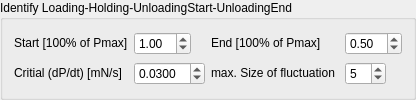
               <widget class="QGroupBox" name="groupBox_15">
                <property name="sizePolicy">
                 <sizepolicy hsizetype="Maximum" vsizetype="Maximum">
                  <horstretch>0</horstretch>
                  <verstretch>0</verstretch>
                 </sizepolicy>
                </property>
                <property name="title">
                 <string>Identify Loading-Holding-UnloadingStart-UnloadingEnd</string>
                </property>
                <layout class="QGridLayout" name="gridLayout_30">
                 <item row="0" column="5">
                  <widget class="QLabel" name="label_76">
                   <property name="sizePolicy">
                    <sizepolicy hsizetype="Maximum" vsizetype="Maximum">
                     <horstretch>0</horstretch>
                     <verstretch>0</verstretch>
                    </sizepolicy>
                   </property>
                   <property name="text">
                    <string>End [100% of Pmax]</string>
                   </property>
                  </widget>
                 </item>
                 <item row="0" column="1">
                  <widget class="QLabel" name="label_77">
                   <property name="sizePolicy">
                    <sizepolicy hsizetype="Maximum" vsizetype="Maximum">
                     <horstretch>0</horstretch>
                     <verstretch>0</verstretch>
                    </sizepolicy>
                   </property>
                   <property name="minimumSize">
                    <size>
                     <width>110</width>
                     <height>0</height>
                    </size>
                   </property>
                   <property name="text">
                    <string>Start [100% of Pmax]</string>
                   </property>
                  </widget>
                 </item>
                 <item row="0" column="6">
                  <widget class="QDoubleSpinBox" name="doubleSpinBox_End_Pmax_tabTipRadius">
                   <property name="sizePolicy">
                    <sizepolicy hsizetype="Maximum" vsizetype="Maximum">
                     <horstretch>0</horstretch>
                     <verstretch>0</verstretch>
                    </sizepolicy>
                   </property>
                   <property name="value">
                    <double>0.500000000000000</double>
                   </property>
                  </widget>
                 </item>
                 <item row="1" column="5">
                  <widget class="QLabel" name="label_78">
                   <property name="sizePolicy">
                    <sizepolicy hsizetype="Maximum" vsizetype="Maximum">
                     <horstretch>0</horstretch>
                     <verstretch>0</verstretch>
                    </sizepolicy>
                   </property>
                   <property name="minimumSize">
                    <size>
                     <width>128</width>
                     <height>0</height>
                    </size>
                   </property>
                   <property name="text">
                    <string>max. Size of fluctuation</string>
                   </property>
                  </widget>
                 </item>
                 <item row="1" column="4">
                  <widget class="QDoubleSpinBox" name="doubleSpinBox_relForceRateNoise_tabTipRadius">
                   <property name="sizePolicy">
                    <sizepolicy hsizetype="Maximum" vsizetype="Maximum">
                     <horstretch>0</horstretch>
                     <verstretch>0</verstretch>
                    </sizepolicy>
                   </property>
                   <property name="decimals">
                    <number>4</number>
                   </property>
                   <property name="value">
                    <double>0.030000000000000</double>
                   </property>
                  </widget>
                 </item>
                 <item row="0" column="4">
                  <widget class="QDoubleSpinBox" name="doubleSpinBox_Start_Pmax_tabTipRadius">
                   <property name="sizePolicy">
                    <sizepolicy hsizetype="Maximum" vsizetype="Maximum">
                     <horstretch>0</horstretch>
                     <verstretch>0</verstretch>
                    </sizepolicy>
                   </property>
                   <property name="value">
                    <double>1.000000000000000</double>
                   </property>
                  </widget>
                 </item>
                 <item row="1" column="1">
                  <widget class="QLabel" name="label_79">
                   <property name="sizePolicy">
                    <sizepolicy hsizetype="Maximum" vsizetype="Maximum">
                     <horstretch>0</horstretch>
                     <verstretch>0</verstretch>
                    </sizepolicy>
                   </property>
                   <property name="text">
                    <string>Critial (dP/dt) [mN/s] </string>
                   </property>
                  </widget>
                 </item>
                 <item row="1" column="6">
                  <widget class="QSpinBox" name="spinBox_max_size_fluctuation_tabTipRadius">
                   <property name="sizePolicy">
                    <sizepolicy hsizetype="Maximum" vsizetype="Maximum">
                     <horstretch>0</horstretch>
                     <verstretch>0</verstretch>
                    </sizepolicy>
                   </property>
                   <property name="value">
                    <number>5</number>
                   </property>
                  </widget>
                 </item>
                </layout>
               </widget>
